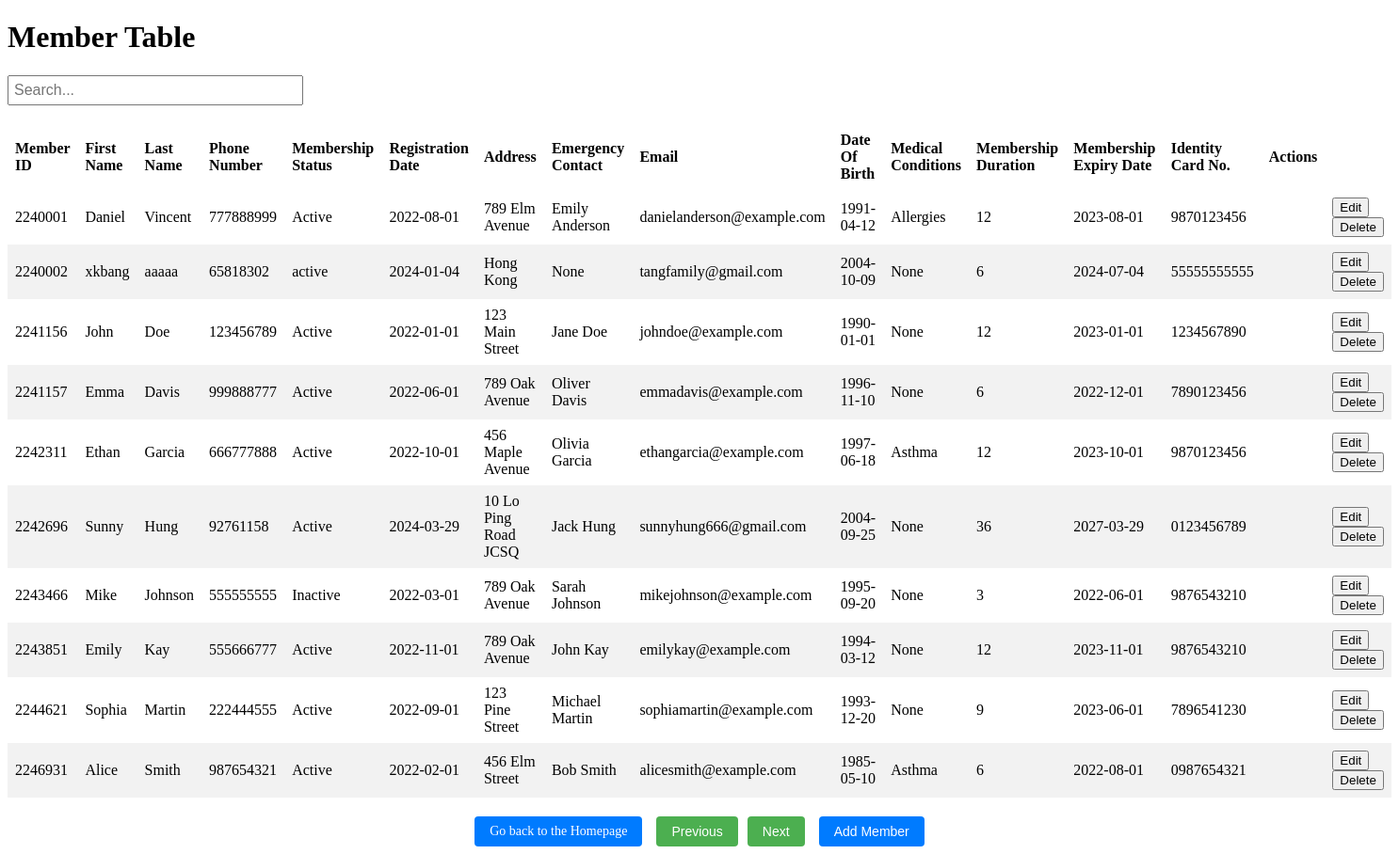
The page /Member.php on the database its author committed.
### tables this page shows
CREATE TABLE `members` (
  `member_id` int(11) NOT NULL,
  `first_name` varchar(255) DEFAULT NULL,
  `last_name` varchar(255) DEFAULT NULL,
  `phone` varchar(255) DEFAULT NULL,
  `membership_status` varchar(255) DEFAULT NULL,
  `registration_date` date DEFAULT NULL,
  `address` varchar(255) DEFAULT NULL,
  `emergency_contact` varchar(255) DEFAULT NULL,
  `email` varchar(255) DEFAULT NULL,
  `date_of_birth` date DEFAULT NULL,
  `medical_conditions` varchar(255) DEFAULT NULL,
  `membership_duration` int(11) DEFAULT NULL,
  `identity_card_no` varchar(255) DEFAULT NULL
);

### Member.php (the view, shortened to what this page needs)
<!DOCTYPE html>
<html>
<head>
</head>
<body>
    <h1>Member Table</h1>
    <div id="search-container">
        <input type="text" id="search-input" placeholder="Search...">
    </div>
    <table id="member-table">
        <thead>
            <tr>
                <th>Member ID</th>
                <th>First Name</th>
                <th>Last Name</th>
                <th>Phone Number</th>
                <th>Membership Status</th>
                <th>Registration Date</th>
                <th>Address</th>
                <th>Emergency Contact</th>
                <th>Email</th>
                <th>Date Of Birth</th>
                <th>Medical Conditions</th>
                <th>Membership Duration</th>
                <th>Membership Expiry Date</th>
                <th>Identity Card No.</th>
                <th>Actions</th>
            </tr>
        </thead>
        <tbody>
            <?php
                require_once "login.php";
                $connection = new mysqli($hn, $un, $pw, $db);
                $query = "SELECT * FROM members";
                $result = mysqli_query($connection, $query);
                if ($result) {
                    while ($row = mysqli_fetch_assoc($result)) {
                        $registrationDate = new DateTime($row['registration_date']);
                        $membershipDuration = $row['membership_duration'];
                        $dateInterval = new DateInterval("P{$membershipDuration}M");
                        $registrationDate->add($dateInterval);
                        $newDate = $registrationDate->format('Y-m-d');
                        echo "<tr>";
                        echo "<td>" . $row['member_id'] . "</td>";
                        echo "<td>" . $row['first_name'] . "</td>";
                        echo "<td>" . $row['last_name'] . "</td>";
                        echo "<td>" . $row['phone'] . "</td>";
                        echo "<td>" . $row['membership_status'] . "</td>";
                        echo "<td>" . $row['registration_date'] . "</td>";
                        echo "<td>" . $row['address'] . "</td>";
                        echo "<td>" . $row['emergency_contact'] . "</td>";
                        echo "<td>" . $row['email'] . "</td>";
                        echo "<td>" . $row['date_of_birth'] . "</td>";
                        echo "<td>" . $row['medical_conditions'] . "</td>";
                        echo "<td>" . $row['membership_duration'] . "</td>";
                        echo "<td>" . $newDate . "</td>";
                        echo "<td>" . $row['identity_card_no'] . "</td>";
                        echo "<td>";
                        echo "<td>";
                        echo "<form action='edit_member.php' method='post'>";
                        echo "<input type='submit' name='edit' value='Edit'>";
                        echo "</form>";
                        echo "<form action='" . $_SERVER['PHP_SELF'] . "' method='post' onsubmit='return confirm(\"Are you sure you want to delete this member?\");'>";
                        echo "<input type='submit' name='delete' value='Delete' onclick=\"return confirm('Are you sure you want to delete this member record?');\">";
                        echo "</form>";
                        echo "</td>";
                        echo "</tr>";
                    }
                } else {
                    echo "Error executing query: " . mysqli_error($connection);
                }
            ?>
        </tbody>
    </table>
    <div class="pagination">
        <a href="Dashboard_staff.php" class="homepage-link">Go back to the Homepage</a>
        <button onclick="previousPage()">Previous</button>
        <button onclick="nextPage()">Next</button>
        <div class="add-member-button">
            <form action="edit_member.php" method="post">
                <input type="submit" name="submit" value="Add Member">
            </form>
        </div>
    </div>
</body>
</html>

### Member.php (style rules this page uses)
table { border-collapse: collapse; width: 100%; }
th, td { text-align: left; padding: 8px; }
tr:nth-child(even) { background-color: #f2f2f2; }
#search-container { margin-bottom: 20px; }
#search-input { width: 300px; padding: 5px; font-size: 16px; }
.pagination { display: flex; justify-content: center; margin-top: 20px; }
.pagination button { margin: 0 5px; padding: 8px 16px; font-size: 14px; background-color: #4CAF50; color: white; border: none; border-radius: 4px; cursor: pointer; }
.add-member-button { margin-left: 10px; }
.add-member-button input { padding: 8px 16px; font-size: 14px; background-color: #007bff; color: white; border: none; border-radius: 4px; cursor: pointer; }
.homepage-link { display: inline-block; margin-right: 10px; padding: 8px 16px; font-size: 14px; background-color: #007bff; color: white; border: none; border-radius: 4px; cursor: pointer; text-decoration: none; }

### rows shown on the page
members: member_id "2240001", first_name "Daniel", last_name "Vincent", phone "777888999", membership_status "Active", registration_date "2022-08-01", address "789 Elm Avenue", emergency_contact "Emily Anderson", email "danielanderson@example.com", date_of_birth "1991-04-12", medical_conditions "Allergies", membership_duration "12", registration_date "2023-08-01", identity_card_no "9870123456"
members: member_id "2240002", first_name "xkbang", last_name "aaaaa", phone "65818302", membership_status "active", registration_date "2024-01-04", address "Hong Kong", emergency_contact "None", email "tangfamily@gmail.com", date_of_birth "2004-10-09", medical_conditions "None", membership_duration "6", registration_date "2024-07-04", identity_card_no "55555555555"
members: member_id "2241156", first_name "John", last_name "Doe", phone "123456789", membership_status "Active", registration_date "2022-01-01", address "123 Main Street", emergency_contact "Jane Doe", email "johndoe@example.com", date_of_birth "1990-01-01", medical_conditions "None", membership_duration "12", registration_date "2023-01-01", identity_card_no "1234567890"
members: member_id "2241157", first_name "Emma", last_name "Davis", phone "999888777", membership_status "Active", registration_date "2022-06-01", address "789 Oak Avenue", emergency_contact "Oliver Davis", email "emmadavis@example.com", date_of_birth "1996-11-10", medical_conditions "None", membership_duration "6", registration_date "2022-12-01", identity_card_no "7890123456"
members: member_id "2242311", first_name "Ethan", last_name "Garcia", phone "666777888", membership_status "Active", registration_date "2022-10-01", address "456 Maple Avenue", emergency_contact "Olivia Garcia", email "ethangarcia@example.com", date_of_birth "1997-06-18", medical_conditions "Asthma", membership_duration "12", registration_date "2023-10-01", identity_card_no "9870123456"
members: member_id "2242696", first_name "Sunny", last_name "Hung", phone "92761158", membership_status "Active", registration_date "2024-03-29", address "10 Lo Ping Road JCSQ", emergency_contact "Jack Hung", email "sunnyhung666@gmail.com", date_of_birth "2004-09-25", medical_conditions "None", membership_duration "36", registration_date "2027-03-29", identity_card_no "0123456789"
members: member_id "2243466", first_name "Mike", last_name "Johnson", phone "555555555", membership_status "Inactive", registration_date "2022-03-01", address "789 Oak Avenue", emergency_contact "Sarah Johnson", email "mikejohnson@example.com", date_of_birth "1995-09-20", medical_conditions "None", membership_duration "3", registration_date "2022-06-01", identity_card_no "9876543210"
members: member_id "2243851", first_name "Emily", last_name "Kay", phone "555666777", membership_status "Active", registration_date "2022-11-01", address "789 Oak Avenue", emergency_contact "John Kay", email "emilykay@example.com", date_of_birth "1994-03-12", medical_conditions "None", membership_duration "12", registration_date "2023-11-01", identity_card_no "9876543210"
members: member_id "2244621", first_name "Sophia", last_name "Martin", phone "222444555", membership_status "Active", registration_date "2022-09-01", address "123 Pine Street", emergency_contact "Michael Martin", email "sophiamartin@example.com", date_of_birth "1993-12-20", medical_conditions "None", membership_duration "9", registration_date "2023-06-01", identity_card_no "7896541230"
members: member_id "2246931", first_name "Alice", last_name "Smith", phone "987654321", membership_status "Active", registration_date "2022-02-01", address "456 Elm Street", emergency_contact "Bob Smith", email "alicesmith@example.com", date_of_birth "1985-05-10", medical_conditions "Asthma", membership_duration "6", registration_date "2022-08-01", identity_card_no "0987654321"
